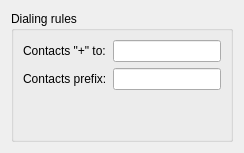
       <widget class="QWidget" name="page_6">
        <layout class="QGridLayout" name="gridLayout_4">
         <item row="0" column="0">
          <widget class="QGroupBox" name="groupBox_2">
           <property name="title">
            <string>Dialing rules</string>
           </property>
           <layout class="QGridLayout" name="gridLayout_31">
            <item row="0" column="0">
             <layout class="QGridLayout" name="gridLayout_30">
              <item row="0" column="1">
               <widget class="ExtLineEdit" name="leContactPlusReplace"/>
              </item>
              <item row="0" column="0">
               <widget class="QLabel" name="label_13">
                <property name="text">
                 <string>Contacts &quot;+&quot; to:</string>
                </property>
               </widget>
              </item>
              <item row="1" column="0">
               <widget class="QLabel" name="label_14">
                <property name="text">
                 <string>Contacts prefix:</string>
                </property>
               </widget>
              </item>
              <item row="1" column="1">
               <widget class="ExtLineEdit" name="leContactPrefix"/>
              </item>
             </layout>
            </item>
            <item row="1" column="0">
             <spacer name="verticalSpacer_3">
              <property name="orientation">
               <enum>Qt::Vertical</enum>
              </property>
              <property name="sizeHint" stdset="0">
               <size>
                <width>20</width>
                <height>40</height>
               </size>
              </property>
             </spacer>
            </item>
           </layout>
          </widget>
         </item>
        </layout>
       </widget>
